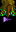

This game map was drawn from its Tiled (.tmx) file and the tilesets committed beside it. A one-line description and the full map source follow:
An orthogonal 1x2 tile map with 16x16 px tiles, 2 tile layers (Buildings, Front), 2 tilesets and 1 object (TileData).

<map version="1.10" tiledversion="1.11.2" orientation="orthogonal" renderorder="right-down" width="1" height="2" tilewidth="16" tileheight="16" infinite="0" nextlayerid="6" nextobjectid="3">
 <tileset firstgid="1" name="spring_BenceCabinTilesheet" tilewidth="16" tileheight="16" tilecount="187" columns="17">
  <image source="spring_BenceCabinTilesheet.png" width="272" height="176" />
 </tileset>
 <tileset firstgid="188" name="spring_outdoorsTileSheet" tilewidth="16" tileheight="16" tilecount="1975" columns="25">
  <image source="spring_outdoorsTileSheet.png" width="400" height="1264" />
 </tileset>
 <layer id="2" name="Buildings" width="1" height="2">
  <data encoding="csv">
324,
86
</data>
 </layer>
 <objectgroup id="3" name="Buildings">
  <object id="1" name="TileData" x="0" y="16" width="16" height="16">
   <properties>
    <property name="Action" value="Message &quot;BenceCabinOutside.Axe&quot;" />
   </properties>
  </object>
 </objectgroup>
 <layer id="4" name="Front" width="1" height="2">
  <data encoding="csv">
69,
0
</data>
 </layer>
 <objectgroup id="5" name="Front" />
</map>
